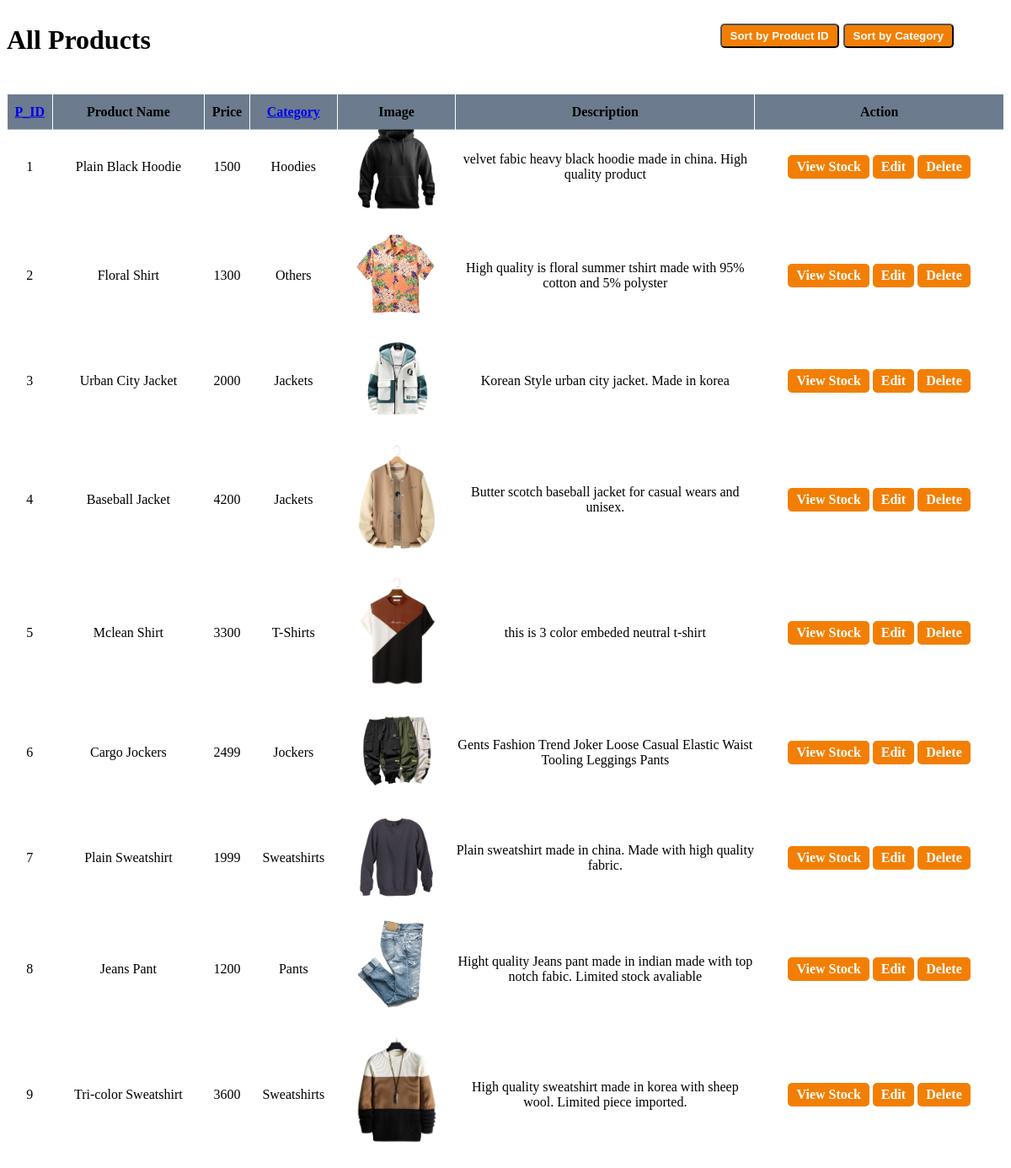
Screenshot of /product/displayProducts.php with the database file from the repository.
### tables this page shows
CREATE TABLE `products` (
  `product_id` int(11) NOT NULL,
  `product_name` varchar(255) NOT NULL,
  `price` int(11) DEFAULT NULL,
  `category` varchar(50) NOT NULL DEFAULT 'Others',
  `product_image` varchar(255) DEFAULT NULL,
  `description` text DEFAULT NULL
);

### product/displayProducts.php (the view, shortened to what this page needs)
<?php
include '../database/connectDB.php';
$orderBy = isset($_GET['orderby']) ? $_GET['orderby'] : 'product_id';
$sortOrder = isset($_GET['order']) ? $_GET['order'] : 'ASC';
$sql = "SELECT * FROM Products ORDER BY $orderBy $sortOrder";
$result = $mysqli->query($sql);
if ($result->num_rows > 0) {
    ?>
    <!DOCTYPE html>
    <html>
    <head>
        <link rel="stylesheet" href="../css/adminTable.css">
    </head>
    <body>
        <div id="heading">
            <div class="column">
                <h1>All Products</h1>
            </div>
            <div class="column search-column">
                <button onclick="window.location.href='?file=../product/displayProducts&orderby=product_id&order=<?php echo $sortOrder == 'ASC' ? 'DESC' : 'ASC'; ?>'"> Sort by Product ID</button><button onclick="window.location.href='?file=../product/displayProducts&orderby=category&order=<?php echo $sortOrder == 'ASC' ? 'DESC' : 'ASC'; ?>'"> Sort by Category</button>
            </div>
        </div>
        <table>
            <thead>
                <tr>
                    <th><a href="?orderby=product_id&order=<?php echo $orderBy == 'product_id' && $sortOrder == 'ASC' ? 'DESC' : 'ASC'; ?>">P_ID</a></th>
                    <th>Product Name</th>
                    <th>Price</th>
                    <th><a href="?orderby=category&order=<?php echo $orderBy == 'category' && $sortOrder == 'ASC' ? 'DESC' : 'ASC'; ?>">Category</a></th>
                    <th>Image</th>
                    <th>Description</th>
                    <th>Action</th>
                </tr>
            </thead>
            <tbody>
                <?php while ($row = $result->fetch_assoc()) { ?>
                    <tr>
                        <td>
                            <?php echo $row['product_id']; ?>
                        </td>
                        <td>
                            <?php echo $row['product_name']; ?>
                        </td>
                        <td>
                            <?php echo $row['price']; ?>
                        </td>
                        <td>
                            <?php echo $row['category']; ?>
                        </td>
                        <td><img src="<?php echo '../' . $row['product_image']; ?>" alt="Product Image" width="100"></td>
                        <td width="30%">
                            <?php echo $row['description']; ?>
                        </td>
                        <td width="25%">
                            <a href="../product/productStock.php?id=<?php echo $row['product_id']; ?>">View Stock</a>
                            <a href="../product/editProduct.php?id=<?php echo $row['product_id']; ?>">Edit</a>
                            <a href="../product/deleteProduct.php?id=<?php echo $row['product_id']; ?>"
                                onclick="return confirm('Are you sure you want to delete this product?')">Delete
                            </a>
                        </td>
                    </tr>
                <?php } ?>
            </tbody>
        </table>
    </body>
    </html>
    <?php
} else {
    echo "No products found.";
}
?>

### css/adminTable.css (style rules this page uses)
table { border-collapse: collapse; width: 100%; text-align: center; }
th { background-color: #6c7b8e; border: 1px solid white; height: 40px; text-decoration: underline; }
td { border: 1px solid white; height: auto; padding: 10px 0; }
thead { width: 100%; border: 1px solid white; }
thead th { position: sticky; z-index: 1; top: 111px; }
td>a { display: inline-block; padding: 5px 10px; border-radius: 5px; background-color: #f27f04; color: white; font-weight: bold; text-decoration: none; transition: all 0.2s ease-in-out; }
th { text-decoration: none; }

### product/displayProducts.php (style rules this page uses)
#heading { display: flex; }
.column { flex: 0 0 71.5%; }
.search-column { flex: 1; padding-top: 20px; }
.search-column>button { display: inline-block; padding: 5px 10px; border-radius: 5px; background-color: #f27f04; color: white; font-weight: bold; text-decoration: none; transition: all 0.2s ease-in-out; }
.search-column button:nth-child(2) { margin-left: 5px; }

### rows the page displays
products: product_id "1", product_name "Plain Black Hoodie", price "1500", category "Hoodies", product_image (picture), description "velvet fabic heavy black hoodie made in china. High quality product"
products: product_id "2", product_name "Floral Shirt", price "1300", category "Others", product_image (picture), description "High quality is floral summer tshirt made with 95% cotton and 5% polyster"
products: product_id "3", product_name "Urban City Jacket", price "2000", category "Jackets", product_image (picture), description "Korean Style urban city jacket. Made in korea"
products: product_id "4", product_name "Baseball Jacket", price "4200", category "Jackets", product_image (picture), description "Butter scotch baseball jacket for casual wears and unisex."
products: product_id "5", product_name "Mclean Shirt", price "3300", category "T-Shirts", product_image (picture), description "this is 3 color embeded neutral t-shirt"
products: product_id "6", product_name "Cargo Jockers", price "2499", category "Jockers", product_image (picture), description "Gents Fashion Trend Joker Loose Casual Elastic Waist Tooling Leggings Pants"
products: product_id "7", product_name "Plain Sweatshirt", price "1999", category "Sweatshirts", product_image (picture), description "Plain sweatshirt made in china. Made with high quality fabric."
products: product_id "8", product_name "Jeans Pant", price "1200", category "Pants", product_image (picture), description "Hight quality Jeans pant made in indian made with top notch fabic. Limited stock avaliable"
products: product_id "9", product_name "Tri-color Sweatshirt", price "3600", category "Sweatshirts", product_image (picture), description "High quality sweatshirt made in korea with sheep wool. Limited piece imported."
